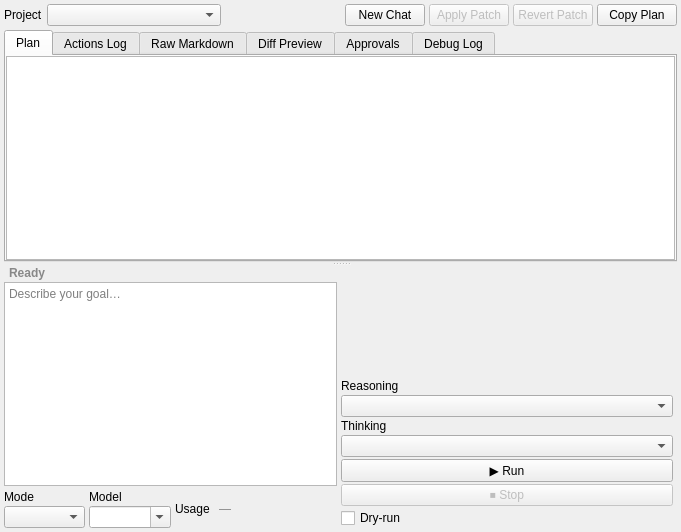
<?xml version="1.0" encoding="UTF-8"?>
<ui version="4.0">
 <class>agent_dock_widget_t</class>
 <widget class="QWidget" name="agent_dock_widget_t">
  <property name="geometry">
   <rect>
    <x>0</x>
    <y>0</y>
    <width>681</width>
    <height>532</height>
   </rect>
  </property>
  <property name="windowTitle">
   <string>Agent Dock</string>
  </property>
  <layout class="QVBoxLayout" name="mainLayout">
   <property name="spacing">
    <number>4</number>
   </property>
   <property name="leftMargin">
    <number>4</number>
   </property>
   <property name="topMargin">
    <number>4</number>
   </property>
   <property name="rightMargin">
    <number>4</number>
   </property>
   <property name="bottomMargin">
    <number>4</number>
   </property>
   <item>
    <layout class="QHBoxLayout" name="topBar">
     <item>
      <widget class="QLabel" name="projectLabel">
       <property name="text">
        <string>Project</string>
       </property>
      </widget>
     </item>
     <item>
      <widget class="QComboBox" name="projectCombo">
       <property name="sizePolicy">
        <sizepolicy hsizetype="MinimumExpanding" vsizetype="Preferred">
         <horstretch>0</horstretch>
         <verstretch>0</verstretch>
        </sizepolicy>
       </property>
       <property name="minimumSize">
        <size>
         <width>0</width>
         <height>0</height>
        </size>
       </property>
       <property name="sizeAdjustPolicy">
        <enum>QComboBox::SizeAdjustPolicy::AdjustToContents</enum>
       </property>
       <property name="minimumContentsLength">
        <number>18</number>
       </property>
      </widget>
     </item>
     <item>
      <spacer name="topBarSpacer">
       <property name="orientation">
        <enum>Qt::Orientation::Horizontal</enum>
       </property>
       <property name="sizeHint" stdset="0">
        <size>
         <width>40</width>
         <height>20</height>
        </size>
       </property>
      </spacer>
     </item>
     <item>
      <widget class="QPushButton" name="newChatButton">
       <property name="text">
        <string>New Chat</string>
       </property>
      </widget>
     </item>
     <item>
      <widget class="QPushButton" name="applyPatchBtn">
       <property name="enabled">
        <bool>false</bool>
       </property>
       <property name="text">
        <string>Apply Patch</string>
       </property>
      </widget>
     </item>
     <item>
      <widget class="QPushButton" name="revertPatchBtn">
       <property name="enabled">
        <bool>false</bool>
       </property>
       <property name="text">
        <string>Revert Patch</string>
       </property>
      </widget>
     </item>
     <item>
      <widget class="QPushButton" name="copyPlanBtn">
       <property name="text">
        <string>Copy Plan</string>
       </property>
      </widget>
     </item>
    </layout>
   </item>
   <item>
    <widget class="QSplitter" name="contentSplitter">
     <property name="orientation">
      <enum>Qt::Orientation::Vertical</enum>
     </property>
     <property name="childrenCollapsible">
      <bool>false</bool>
     </property>
     <widget class="QTabWidget" name="tabs">
      <widget class="QWidget" name="planPage">
       <attribute name="title">
        <string>Plan</string>
       </attribute>
       <layout class="QVBoxLayout" name="planPageLayout">
        <property name="spacing">
         <number>0</number>
        </property>
        <property name="leftMargin">
         <number>0</number>
        </property>
        <property name="topMargin">
         <number>0</number>
        </property>
        <property name="rightMargin">
         <number>0</number>
        </property>
        <property name="bottomMargin">
         <number>0</number>
        </property>
        <item>
         <widget class="QListWidget" name="planList"/>
        </item>
       </layout>
      </widget>
      <widget class="QWidget" name="actionsLogPage">
       <attribute name="title">
        <string>Actions Log</string>
       </attribute>
       <layout class="QVBoxLayout" name="actionsLogLayout">
        <property name="spacing">
         <number>0</number>
        </property>
        <property name="leftMargin">
         <number>0</number>
        </property>
        <property name="topMargin">
         <number>0</number>
        </property>
        <property name="rightMargin">
         <number>0</number>
        </property>
        <property name="bottomMargin">
         <number>0</number>
        </property>
        <item>
         <widget class="QTextEdit" name="logView">
          <property name="styleSheet">
           <string notr="true">QTextEdit { padding: 8px; }</string>
          </property>
          <property name="lineWrapMode">
           <enum>QTextEdit::LineWrapMode::WidgetWidth</enum>
          </property>
          <property name="readOnly">
           <bool>true</bool>
          </property>
         </widget>
        </item>
       </layout>
      </widget>
      <widget class="QWidget" name="rawMarkdownPage">
       <attribute name="title">
        <string>Raw Markdown</string>
       </attribute>
       <layout class="QVBoxLayout" name="rawMarkdownLayout">
        <property name="spacing">
         <number>0</number>
        </property>
        <property name="leftMargin">
         <number>0</number>
        </property>
        <property name="topMargin">
         <number>0</number>
        </property>
        <property name="rightMargin">
         <number>0</number>
        </property>
        <property name="bottomMargin">
         <number>0</number>
        </property>
        <item>
         <widget class="QPlainTextEdit" name="rawMarkdownView">
          <property name="lineWrapMode">
           <enum>QPlainTextEdit::LineWrapMode::NoWrap</enum>
          </property>
          <property name="readOnly">
           <bool>true</bool>
          </property>
         </widget>
        </item>
       </layout>
      </widget>
      <widget class="QWidget" name="diffPreviewPage">
       <attribute name="title">
        <string>Diff Preview</string>
       </attribute>
       <layout class="QVBoxLayout" name="diffPreviewLayout">
        <property name="spacing">
         <number>0</number>
        </property>
        <property name="leftMargin">
         <number>0</number>
        </property>
        <property name="topMargin">
         <number>0</number>
        </property>
        <property name="rightMargin">
         <number>0</number>
        </property>
        <property name="bottomMargin">
         <number>0</number>
        </property>
        <item>
         <widget class="QListWidget" name="diffFileList">
          <property name="maximumSize">
           <size>
            <width>16777215</width>
            <height>100</height>
           </size>
          </property>
          <property name="cursor" stdset="0">
           <cursorShape>PointingHandCursor</cursorShape>
          </property>
          <property name="styleSheet">
           <string notr="true">QListWidget::item { padding: 2px 6px; color: #4078c0; }
QListWidget::item:hover { text-decoration: underline; background: #e8f0fe; }</string>
          </property>
         </widget>
        </item>
        <item>
         <widget class="QWidget" name="diffViewPlaceholder" native="true">
          <property name="sizePolicy">
           <sizepolicy hsizetype="Expanding" vsizetype="Expanding">
            <horstretch>0</horstretch>
            <verstretch>0</verstretch>
           </sizepolicy>
          </property>
         </widget>
        </item>
       </layout>
      </widget>
      <widget class="QWidget" name="approvalsPage">
       <attribute name="title">
        <string>Approvals</string>
       </attribute>
       <layout class="QVBoxLayout" name="approvalsLayout">
        <property name="spacing">
         <number>0</number>
        </property>
        <property name="leftMargin">
         <number>0</number>
        </property>
        <property name="topMargin">
         <number>0</number>
        </property>
        <property name="rightMargin">
         <number>0</number>
        </property>
        <property name="bottomMargin">
         <number>0</number>
        </property>
        <item>
         <widget class="QListWidget" name="approvalList"/>
        </item>
       </layout>
      </widget>
      <widget class="QWidget" name="debugLogPage">
       <attribute name="title">
        <string>Debug Log</string>
       </attribute>
       <layout class="QVBoxLayout" name="debugLogLayout">
        <property name="spacing">
         <number>0</number>
        </property>
        <property name="leftMargin">
         <number>0</number>
        </property>
        <property name="topMargin">
         <number>0</number>
        </property>
        <property name="rightMargin">
         <number>0</number>
        </property>
        <property name="bottomMargin">
         <number>0</number>
        </property>
        <item>
         <widget class="QPlainTextEdit" name="debugLogView">
          <property name="readOnly">
           <bool>true</bool>
          </property>
          <property name="maximumBlockCount">
           <number>5000</number>
          </property>
         </widget>
        </item>
       </layout>
      </widget>
     </widget>
     <widget class="QWidget" name="inputPanel">
      <property name="sizePolicy">
       <sizepolicy hsizetype="Expanding" vsizetype="Expanding">
        <horstretch>0</horstretch>
        <verstretch>0</verstretch>
       </sizepolicy>
      </property>
      <layout class="QVBoxLayout" name="inputPanelLayout">
       <property name="spacing">
        <number>2</number>
       </property>
       <property name="leftMargin">
        <number>0</number>
       </property>
       <property name="topMargin">
        <number>0</number>
       </property>
       <property name="rightMargin">
        <number>0</number>
       </property>
       <property name="bottomMargin">
        <number>0</number>
       </property>
       <item>
        <widget class="QLabel" name="statusLabel">
         <property name="sizePolicy">
          <sizepolicy hsizetype="Preferred" vsizetype="Preferred">
           <horstretch>0</horstretch>
           <verstretch>0</verstretch>
          </sizepolicy>
         </property>
         <property name="styleSheet">
          <string notr="true">font-weight: bold; color: #888; padding: 0px 2px;</string>
         </property>
         <property name="text">
          <string>Ready</string>
         </property>
        </widget>
       </item>
       <item>
        <layout class="QHBoxLayout" name="inputRow">
         <property name="spacing">
          <number>4</number>
         </property>
         <property name="leftMargin">
          <number>0</number>
         </property>
         <property name="topMargin">
          <number>0</number>
         </property>
         <property name="rightMargin">
          <number>0</number>
         </property>
         <property name="bottomMargin">
          <number>0</number>
         </property>
         <item>
          <layout class="QVBoxLayout" name="goalColumn">
           <property name="spacing">
            <number>4</number>
           </property>
           <item>
            <widget class="QTextEdit" name="goalEdit">
             <property name="sizePolicy">
              <sizepolicy hsizetype="Expanding" vsizetype="Expanding">
               <horstretch>0</horstretch>
               <verstretch>0</verstretch>
              </sizepolicy>
             </property>
             <property name="minimumSize">
              <size>
               <width>0</width>
               <height>72</height>
              </size>
             </property>
             <property name="acceptRichText">
              <bool>false</bool>
             </property>
             <property name="placeholderText">
              <string>Describe your goal…</string>
             </property>
            </widget>
           </item>
           <item>
            <layout class="QHBoxLayout" name="modeModelRow">
             <property name="spacing">
              <number>4</number>
             </property>
             <item>
              <layout class="QVBoxLayout" name="modeColumn">
               <property name="spacing">
                <number>2</number>
               </property>
               <item>
                <widget class="QLabel" name="modeLabel">
                 <property name="text">
                  <string>Mode</string>
                 </property>
                </widget>
               </item>
               <item>
                <widget class="QComboBox" name="modeCombo">
                 <property name="sizePolicy">
                  <sizepolicy hsizetype="MinimumExpanding" vsizetype="Preferred">
                   <horstretch>0</horstretch>
                   <verstretch>0</verstretch>
                  </sizepolicy>
                 </property>
                 <property name="minimumSize">
                  <size>
                   <width>0</width>
                   <height>0</height>
                  </size>
                 </property>
                </widget>
               </item>
              </layout>
             </item>
             <item>
              <layout class="QVBoxLayout" name="modelColumn">
               <property name="spacing">
                <number>2</number>
               </property>
               <item>
                <widget class="QLabel" name="modelLabel">
                 <property name="text">
                  <string>Model</string>
                 </property>
                </widget>
               </item>
               <item>
                <widget class="QComboBox" name="modelCombo">
                 <property name="sizePolicy">
                  <sizepolicy hsizetype="MinimumExpanding" vsizetype="Preferred">
                   <horstretch>0</horstretch>
                   <verstretch>0</verstretch>
                  </sizepolicy>
                 </property>
                 <property name="minimumSize">
                  <size>
                   <width>0</width>
                   <height>0</height>
                  </size>
                 </property>
                 <property name="maximumSize">
                  <size>
                   <width>16777215</width>
                   <height>16777215</height>
                  </size>
                 </property>
                 <property name="editable">
                  <bool>true</bool>
                 </property>
                </widget>
               </item>
              </layout>
             </item>
             <item>
              <layout class="QHBoxLayout" name="horizontalLayout">
               <item>
                <widget class="QLabel" name="usageNameLabel">
                 <property name="text">
                  <string>Usage</string>
                 </property>
                </widget>
               </item>
               <item>
                <widget class="QLabel" name="usageValueLabel">
                 <property name="sizePolicy">
                  <sizepolicy hsizetype="Expanding" vsizetype="Preferred">
                   <horstretch>0</horstretch>
                   <verstretch>0</verstretch>
                  </sizepolicy>
                 </property>
                 <property name="styleSheet">
                  <string notr="true">color: #888; padding: 0px 2px;</string>
                 </property>
                 <property name="text">
                  <string>—</string>
                 </property>
                </widget>
               </item>
              </layout>
             </item>
             <item>
              <spacer name="modeModelTrailingSpacer">
               <property name="orientation">
                <enum>Qt::Orientation::Horizontal</enum>
               </property>
               <property name="sizeType">
                <enum>QSizePolicy::Policy::Expanding</enum>
               </property>
               <property name="sizeHint" stdset="0">
                <size>
                 <width>40</width>
                 <height>20</height>
                </size>
               </property>
              </spacer>
             </item>
            </layout>
           </item>
          </layout>
         </item>
         <item>
          <layout class="QVBoxLayout" name="btnColumn">
           <property name="spacing">
            <number>2</number>
           </property>
           <item>
            <spacer name="btnColumnSpacer">
             <property name="orientation">
              <enum>Qt::Orientation::Vertical</enum>
             </property>
             <property name="sizeType">
              <enum>QSizePolicy::Policy::Expanding</enum>
             </property>
             <property name="sizeHint" stdset="0">
              <size>
               <width>20</width>
               <height>40</height>
              </size>
             </property>
            </spacer>
           </item>
           <item>
            <widget class="QLabel" name="reasoningLabel">
             <property name="sizePolicy">
              <sizepolicy hsizetype="Preferred" vsizetype="Maximum">
               <horstretch>0</horstretch>
               <verstretch>0</verstretch>
              </sizepolicy>
             </property>
             <property name="text">
              <string>Reasoning</string>
             </property>
            </widget>
           </item>
           <item>
            <widget class="QComboBox" name="reasoningCombo">
             <property name="sizePolicy">
              <sizepolicy hsizetype="MinimumExpanding" vsizetype="Maximum">
               <horstretch>0</horstretch>
               <verstretch>0</verstretch>
              </sizepolicy>
             </property>
             <property name="minimumSize">
              <size>
               <width>0</width>
               <height>0</height>
              </size>
             </property>
            </widget>
           </item>
           <item>
            <widget class="QLabel" name="thinkingLabel">
             <property name="sizePolicy">
              <sizepolicy hsizetype="Preferred" vsizetype="Maximum">
               <horstretch>0</horstretch>
               <verstretch>0</verstretch>
              </sizepolicy>
             </property>
             <property name="text">
              <string>Thinking</string>
             </property>
            </widget>
           </item>
           <item>
            <widget class="QComboBox" name="thinkingCombo">
             <property name="sizePolicy">
              <sizepolicy hsizetype="MinimumExpanding" vsizetype="Maximum">
               <horstretch>0</horstretch>
               <verstretch>0</verstretch>
              </sizepolicy>
             </property>
             <property name="minimumSize">
              <size>
               <width>0</width>
               <height>0</height>
              </size>
             </property>
            </widget>
           </item>
           <item>
            <widget class="QPushButton" name="runBtn">
             <property name="sizePolicy">
              <sizepolicy hsizetype="Preferred" vsizetype="Maximum">
               <horstretch>0</horstretch>
               <verstretch>0</verstretch>
              </sizepolicy>
             </property>
             <property name="toolTip">
              <string>Run agent (Enter)</string>
             </property>
             <property name="text">
              <string>▶ Run</string>
             </property>
            </widget>
           </item>
           <item>
            <widget class="QPushButton" name="stopBtn">
             <property name="enabled">
              <bool>false</bool>
             </property>
             <property name="sizePolicy">
              <sizepolicy hsizetype="Preferred" vsizetype="Maximum">
               <horstretch>0</horstretch>
               <verstretch>0</verstretch>
              </sizepolicy>
             </property>
             <property name="toolTip">
              <string>Stop agent (Escape)</string>
             </property>
             <property name="text">
              <string>⏹ Stop</string>
             </property>
            </widget>
           </item>
           <item>
            <widget class="QCheckBox" name="dryRunCheck">
             <property name="sizePolicy">
              <sizepolicy hsizetype="Maximum" vsizetype="Maximum">
               <horstretch>0</horstretch>
               <verstretch>0</verstretch>
              </sizepolicy>
             </property>
             <property name="text">
              <string>Dry-run</string>
             </property>
            </widget>
           </item>
          </layout>
         </item>
         <item>
          <layout class="QHBoxLayout" name="usageRow">
           <property name="spacing">
            <number>4</number>
           </property>
           <property name="leftMargin">
            <number>2</number>
           </property>
           <property name="topMargin">
            <number>2</number>
           </property>
           <property name="rightMargin">
            <number>2</number>
           </property>
           <property name="bottomMargin">
            <number>0</number>
           </property>
          </layout>
         </item>
        </layout>
       </item>
      </layout>
     </widget>
    </widget>
   </item>
  </layout>
 </widget>
 <resources/>
 <connections/>
</ui>
